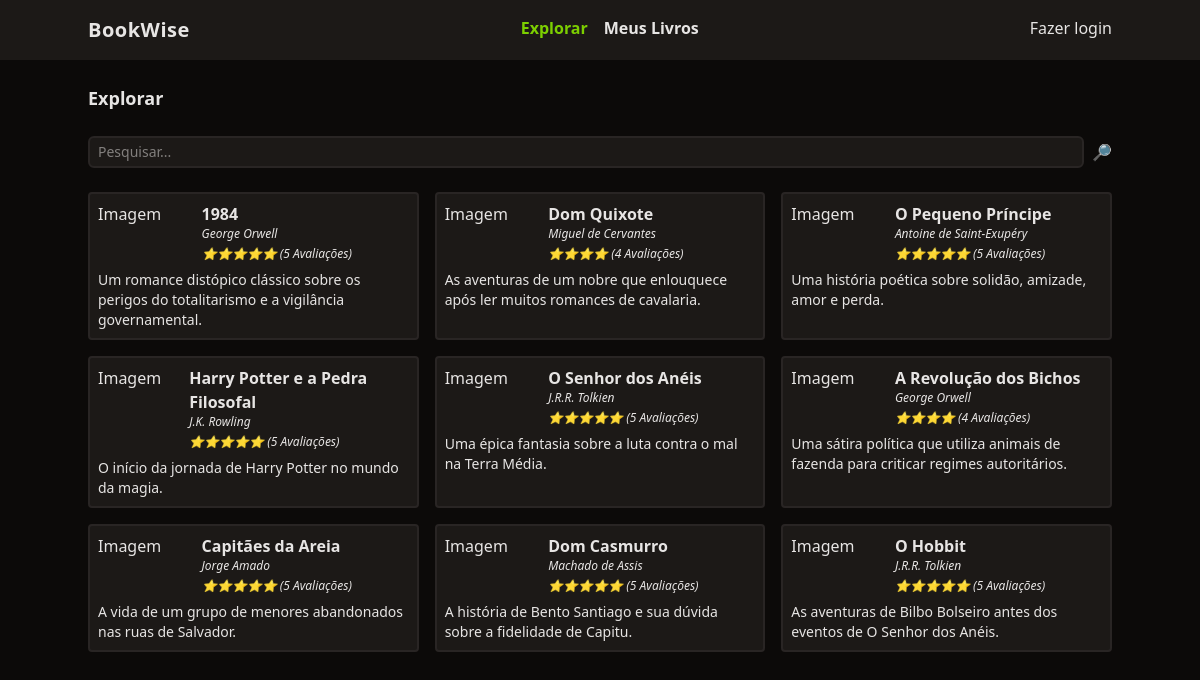
The page / on the database its author committed.
### tables this page shows
CREATE TABLE livros(
  id integer primary key autoincrement,
  titulo varchar(255),
  autor varchar(100),
  descricao text,
  ano_lancamento integer,
  usuario_id integer, avaliacoes INTEGER,
  foreign key(usuario_id) references usuarios(id) on delete cascade
);

### functions.php (called while the page is built, shortened)
<?php
function view($viewName, $data = [])
{
  require "views/template/app.php";
}

### controllers/index.controller.php (called while the page is built)
<?php
require "dados.php";
view("index", ["livros" => $livros]);

### routes.php (called while the page is built, shortened)
<?php
$path = parse_url($_SERVER["REQUEST_URI"])["path"];
$controller = str_replace("/", "", $path);
if (!$controller) $controller = 'index';
$controllerFile = "controllers/{$controller}.controller.php";
require $controllerFile;

### index.php (called while the page is built)
<?php
require "functions.php";
require 'routes.php';

### dados.php (called while the page is built)
<?php
$db = new PDO("sqlite:database.sqlite");
$query = $db->query("select * from livros");
$livros = $query->fetchAll();

### views/index.view.php (the view)
<h1 class="mt-6 font-bold text-lg mt-6">Explorar</h1>
<form class="w-full flex space-x-2 mt-6">
  <input type="text" class="border-stone-800 bg-stone-900 text-sm border-2 rounded-md focus:outline-none px-2 py-1 w-full" placeholder="Pesquisar..." name="pesquisar" />
  <button type="submit">🔎</button>
</form>
<section class="grid grid-cols-1 md:grid-cols-2 lg:grid-cols-3 gap-4">
  <?php foreach ($livros as $livro) { ?>
    <div class="p-2 border-stone-800 border-2 rounded bg-stone-900">
      <div class="flex">
        <div class="w-1/3">
          Imagem
        </div>
        <div class="space-y-1">
          <a href="/livro?id=<?= $livro['id'] ?>" class="font-semibold hover:underline"><?= $livro['titulo'] ?></a>
          <div class="text-xs italic"><?= $livro['autor'] ?></div>
          <div class="text-xs italic"><?= str_repeat("⭐", $livro['avaliacoes']) ?> (<?= $livro['avaliacoes'] ?> Avaliações)</div>
        </div>
      </div>
      <div class="text-sm mt-2">
        <?= $livro['descricao'] ?>
      </div>
    </div>
  <?php } ?>
</section>

### views/template/app.php (shortened to what this page needs)
<?php
require "dados.php";
?>
<!DOCTYPE html>
<html lang="en">
<head>
  <script src="https://cdn.jsdelivr.net/npm/@tailwindcss/browser@4"></script>
</head>
<body class="bg-stone-950 text-stone-200">
  <header class="bg-stone-900">
    <nav class="mx-auto max-w-screen-lg flex justify-between py-4">
      <div class="font-bold text-xl tracking-wide">
        BookWise
      </div>
      <ul class="flex space-x-4 font-bold">
        <li><a href="/" class="text-lime-500">Explorar</a></li>
        <li><a href="/meus-livros" class="hover:underline">Meus Livros</a></li>
      </ul>
      <ul>
        <li><a href="/login" class="hover:underline">Fazer login</a></li>
      </ul>
    </nav>
  </header>
  <main class="mx-auto max-w-screen-lg space-y-6">
    <?php require "views/{$view}.view.php"; ?>
  </main>
</body>
</html>

### rows shown on the page
livros: titulo "1984", autor "George Orwell", avaliacoes "⭐⭐⭐⭐⭐", avaliacoes "5", descricao "Um romance distópico clássico sobre os perigos do totalitarismo e a vigilância governamental."
livros: titulo "Dom Quixote", autor "Miguel de Cervantes", avaliacoes "⭐⭐⭐⭐", avaliacoes "4", descricao "As aventuras de um nobre que enlouquece após ler muitos romances de cavalaria."
livros: titulo "O Pequeno Príncipe", autor "Antoine de Saint-Exupéry", avaliacoes "⭐⭐⭐⭐⭐", avaliacoes "5", descricao "Uma história poética sobre solidão, amizade, amor e perda."
livros: titulo "Harry Potter e a Pedra Filosofal", autor "J.K. Rowling", avaliacoes "⭐⭐⭐⭐⭐", avaliacoes "5", descricao "O início da jornada de Harry Potter no mundo da magia."
livros: titulo "O Senhor dos Anéis", autor "J.R.R. Tolkien", avaliacoes "⭐⭐⭐⭐⭐", avaliacoes "5", descricao "Uma épica fantasia sobre a luta contra o mal na Terra Média."
livros: titulo "A Revolução dos Bichos", autor "George Orwell", avaliacoes "⭐⭐⭐⭐", avaliacoes "4", descricao "Uma sátira política que utiliza animais de fazenda para criticar regimes autoritários."
livros: titulo "Capitães da Areia", autor "Jorge Amado", avaliacoes "⭐⭐⭐⭐⭐", avaliacoes "5", descricao "A vida de um grupo de menores abandonados nas ruas de Salvador."
livros: titulo "Dom Casmurro", autor "Machado de Assis", avaliacoes "⭐⭐⭐⭐⭐", avaliacoes "5", descricao "A história de Bento Santiago e sua dúvida sobre a fidelidade de Capitu."
livros: titulo "O Hobbit", autor "J.R.R. Tolkien", avaliacoes "⭐⭐⭐⭐⭐", avaliacoes "5", descricao "As aventuras de Bilbo Bolseiro antes dos eventos de O Senhor dos Anéis."
